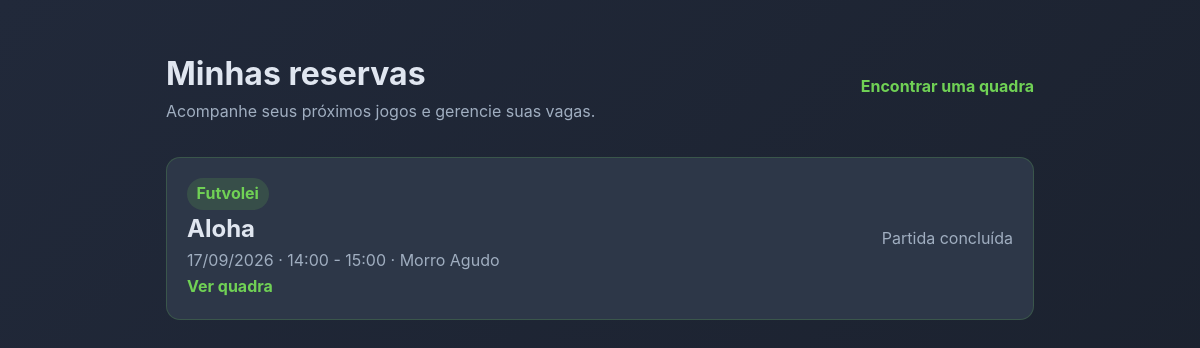
The app's page /minhas-reservas/ (signed in), older data.
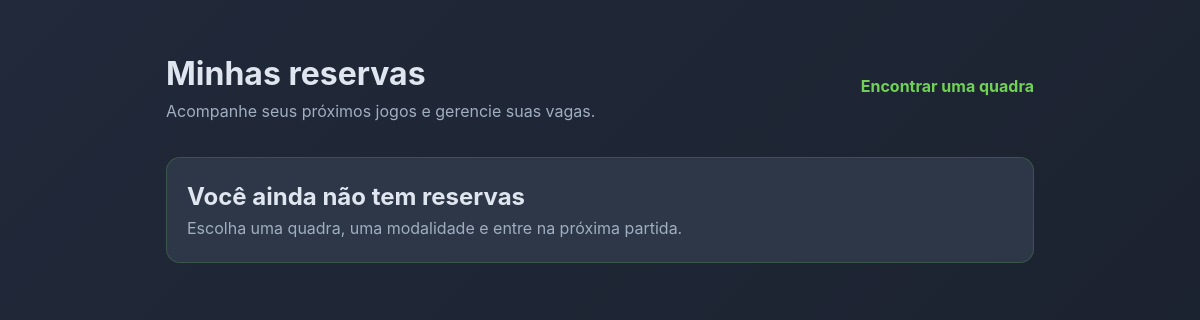
The same page, newer data.
### core/models.py (models this page shows, shortened)
class ReservaJogador(models.Model):
    STATUS_CHOICES = [
        ('pendente', 'Pendente de pagamento'),
        ('pago', 'Pago'),
    ]
    usuario = models.ForeignKey(Usuario, on_delete=models.CASCADE, related_name='reservas')
    horario = models.ForeignKey(Horario, on_delete=models.CASCADE, related_name='reservas')
    status = models.CharField(max_length=10, choices=STATUS_CHOICES, default='pendente')
    METODO_PAGAMENTO_CHOICES = [
        ('sistema', 'Pago pelo sistema'),
        ('caixa', 'Pagar no caixa'),
    ]
    metodo_pagamento = models.CharField(max_length=10, choices=METODO_PAGAMENTO_CHOICES, default='caixa')
    criada_em = models.DateTimeField(auto_now_add=True)
    pago_em = models.DateTimeField(blank=True, null=True)
    class Meta:
        db_table = 'reservas_jogadores'
        unique_together = ('usuario', 'horario')
        verbose_name = 'Reserva de Jogador'
        verbose_name_plural = 'Reservas de Jogadores'

class Horario(models.Model):
    quadra = models.ForeignKey(Quadra, on_delete=models.CASCADE, related_name='horarios')
    data = models.DateField()
    hora_texto = models.CharField(max_length=50)
    max_jogadores = models.IntegerField(default=12)
    preco = models.DecimalField(max_digits=10, decimal_places=2, default=0)
    esporte_reservado = models.CharField(max_length=100, blank=True, null=True)
    responsavel_reserva = models.ForeignKey(
        Usuario, on_delete=models.SET_NULL, null=True, blank=True, related_name='horarios_reservados'
    )
    aceita_convidados = models.BooleanField(default=False)
    class Meta:
        db_table = 'horarios'
        verbose_name = 'Horário'
        verbose_name_plural = 'Horários'
        ordering = ['data', 'hora_texto']

class Quadra(models.Model):
    TIPO_CHOICES = [
        ('publica', 'Pública'),
        ('privada', 'Privada'),
    ]
    nome = models.CharField(max_length=200)
    descricao = models.TextField(blank=True, null=True)
    localizacao = models.CharField(max_length=255, blank=True, null=True)
    cidade = models.CharField(max_length=100, blank=True, null=True)
    estado = models.CharField(max_length=50, blank=True, null=True)
    esporte = models.CharField(max_length=200, blank=True, null=True)
    tipo = models.CharField(max_length=10, choices=TIPO_CHOICES, default='publica')
    proprietario = models.ForeignKey(
        Usuario, on_delete=models.SET_NULL, null=True, blank=True, related_name='quadras'
    )
    destaque = models.BooleanField(default=False)
    foto = models.CharField(max_length=500, blank=True, null=True)
    situacao = models.CharField(max_length=200, blank=True, default='Em boas condições')
    comentario_admin = models.TextField(blank=True)
    class Meta:
        db_table = 'quadras'
        verbose_name = 'Quadra'
        verbose_name_plural = 'Quadras'

### core/views.py (the view)
# urls.py: path('minhas-reservas/', views.minhas_reservas, name='minhas_reservas'),
@login_required(login_url='login')
def minhas_reservas(request):
    reservas = ReservaJogador.objects.filter(usuario=request.user).select_related('horario__quadra').order_by(
        'horario__data', 'horario__hora_texto'
    )
    return render(request, 'minhas_reservas.html', {'reservas': reservas, 'hoje': date.today()})

### templates/minhas_reservas.html (shortened to what this page needs)
{% load static %}
<!doctype html>
<html lang="pt-BR">
<head>
  <link rel="stylesheet" href="{% static 'css/base.css' %}">
</head>
<body>
<main>
  <div class="topo"><div><h1>Minhas reservas</h1><p class="meta">Acompanhe seus próximos jogos e gerencie suas vagas.</p></div><a class="link" href="{% url 'explorar' %}">Encontrar uma quadra</a></div>
  {% for reserva in reservas %}
    <article class="card">
      <div><span class="badge">{{ reserva.horario.esporte_reservado|default:'Modalidade a definir' }}</span><h2>{{ reserva.horario.quadra.nome }}</h2><p class="meta">{{ reserva.horario.data|date:'d/m/Y' }} · {{ reserva.horario.hora_texto }} · {{ reserva.horario.quadra.cidade }}</p><a class="link" href="{% url 'detalhes_quadra' reserva.horario.quadra.id %}">Ver quadra</a></div>
      {% if reserva.horario.data >= hoje %}<form method="post" action="{% url 'cancelar_reserva' reserva.id %}">{% csrf_token %}<button class="btn cancelar" type="submit">Cancelar reserva</button></form>{% else %}<span class="meta">Partida concluída</span>{% endif %}
    </article>
  {% empty %}<article class="card"><div><h2>Você ainda não tem reservas</h2><p class="meta">Escolha uma quadra, uma modalidade e entre na próxima partida.</p></div></article>{% endfor %}
</main>
</body></html>

Row changes from the older to the newer data that the page shows:
removed ReservaJogador: horario.esporte_reservado "Futvolei", horario.quadra.nome "Aloha", horario.data "17/09/2026", horario.hora_texto "14:00 - 15:00", horario.quadra.cidade "Morro Agudo", shows "Partida concluída"
Text that changed along with them:
text now shown: "Você ainda não tem reservas Escolha uma quadra, uma modalidade e entre na próxima partida."
